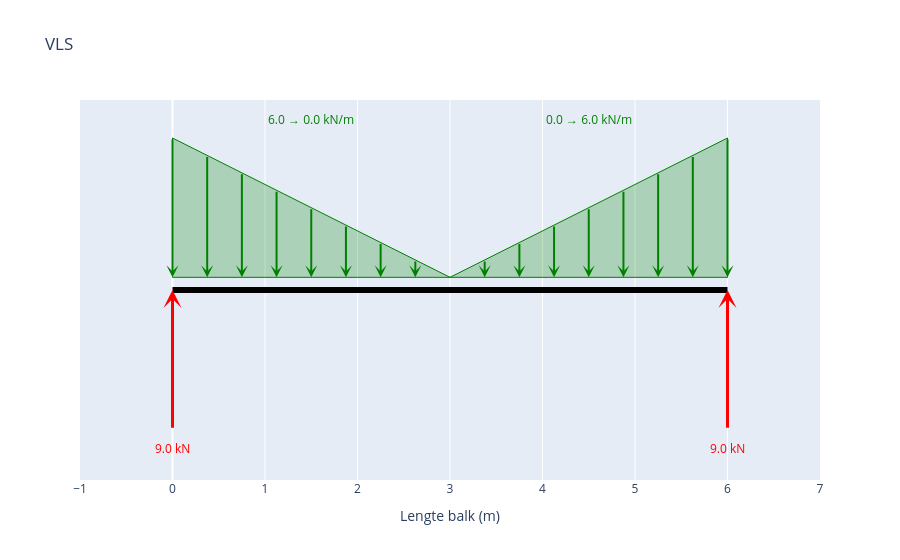

Notebook code cell kept with this figure:
### Markdown cell above
## Vrij-Lichaam-Schema

### Code cell
fig_vls = maak_vls_plotly()
fig_vls.show()

### Figure 1 — Plotly figure (JSON) as saved in the notebook; plotly's stock layout.template omitted (floating-point values rounded to 4 significant figures)
{"data": [{"hoverinfo": "skip", "line": {"color": "black", "width": 6}, "mode": "lines", "type": "scatter", "x": [0, 6], "y": [0, 0]}], "layout": {"annotations": [{"arrowcolor": "green", "arrowhead": 3, "arrowsize": 1, "arrowwidth": 2, "ax": 0, "axref": "x", "ay": 1.2, "ayref": "y", "showarrow": true, "text": "", "x": 0, "xref": "x", "y": 0.1, "yref": "y"}, {"arrowcolor": "green", "arrowhead": 3, "arrowsize": 1, "arrowwidth": 2, "ax": 0.375, "axref": "x", "ay": 1.062, "ayref": "y", "showarrow": true, "text": "", "x": 0.375, "xref": "x", "y": 0.1, "yref": "y"}, {"arrowcolor": "green", "arrowhead": 3, "arrowsize": 1, "arrowwidth": 2, "ax": 0.75, "axref": "x", "ay": 0.925, "ayref": "y", "showarrow": true, "text": "", "x": 0.75, "xref": "x", "y": 0.1, "yref": "y"}, {"arrowcolor": "green", "arrowhead": 3, "arrowsize": 1, "arrowwidth": 2, "ax": 1.125, "axref": "x", "ay": 0.7875, "ayref": "y", "showarrow": true, "text": "", "x": 1.125, "xref": "x", "y": 0.1, "yref": "y"}, {"arrowcolor": "green", "arrowhead": 3, "arrowsize": 1, "arrowwidth": 2, "ax": 1.5, "axref": "x", "ay": 0.65, "ayref": "y", "showarrow": true, "text": "", "x": 1.5, "xref": "x", "y": 0.1, "yref": "y"}, {"arrowcolor": "green", "arrowhead": 3, "arrowsize": 1, "arrowwidth": 2, "ax": 1.875, "axref": "x", "ay": 0.5125, "ayref": "y", "showarrow": true, "text": "", "x": 1.875, "xref": "x", "y": 0.1, "yref": "y"}, {"arrowcolor": "green", "arrowhead": 3, "arrowsize": 1, "arrowwidth": 2, "ax": 2.25, "axref": "x", "ay": 0.375, "ayref": "y", "showarrow": true, "text": "", "x": 2.25, "xref": "x", "y": 0.1, "yref": "y"}, {"arrowcolor": "green", "arrowhead": 3, "arrowsize": 1, "arrowwidth": 2, "ax": 2.625, "axref": "x", "ay": 0.2375, "ayref": "y", "showarrow": true, "text": "", "x": 2.625, "xref": "x", "y": 0.1, "yref": "y"}, {"font": {"color": "green"}, "showarrow": false, "text": "6.0 → 0.0 kN/m", "x": 1.5, "y": 1.35}, {"arrowcolor": "green", "arrowhead": 3, "arrowsize": 1, "arrowwidth": 2, "ax": 3.375, "axref": "x", "ay": 0.2375, "ayref": "y", "showarrow": true, "text": "", "x": 3.375, "xref": "x", "y": 0.1, "yref": "y"}, {"arrowcolor": "green", "arrowhead": 3, "arrowsize": 1, "arrowwidth": 2, "ax": 3.75, "axref": "x", "ay": 0.375, "ayref": "y", "showarrow": true, "text": "", "x": 3.75, "xref": "x", "y": 0.1, "yref": "y"}, {"arrowcolor": "green", "arrowhead": 3, "arrowsize": 1, "arrowwidth": 2, "ax": 4.125, "axref": "x", "ay": 0.5125, "ayref": "y", "showarrow": true, "text": "", "x": 4.125, "xref": "x", "y": 0.1, "yref": "y"}, {"arrowcolor": "green", "arrowhead": 3, "arrowsize": 1, "arrowwidth": 2, "ax": 4.5, "axref": "x", "ay": 0.65, "ayref": "y", "showarrow": true, "text": "", "x": 4.5, "xref": "x", "y": 0.1, "yref": "y"}, {"arrowcolor": "green", "arrowhead": 3, "arrowsize": 1, "arrowwidth": 2, "ax": 4.875, "axref": "x", "ay": 0.7875, "ayref": "y", "showarrow": true, "text": "", "x": 4.875, "xref": "x", "y": 0.1, "yref": "y"}, {"arrowcolor": "green", "arrowhead": 3, "arrowsize": 1, "arrowwidth": 2, "ax": 5.25, "axref": "x", "ay": 0.925, "ayref": "y", "showarrow": true, "text": "", "x": 5.25, "xref": "x", "y": 0.1, "yref": "y"}, {"arrowcolor": "green", "arrowhead": 3, "arrowsize": 1, "arrowwidth": 2, "ax": 5.625, "axref": "x", "ay": 1.062, "ayref": "y", "showarrow": true, "text": "", "x": 5.625, "xref": "x", "y": 0.1, "yref": "y"}, {"arrowcolor": "green", "arrowhead": 3, "arrowsize": 1, "arrowwidth": 2, "ax": 6, "axref": "x", "ay": 1.2, "ayref": "y", "showarrow": true, "text": "", "x": 6, "xref": "x", "y": 0.1, "yref": "y"}, {"font": {"color": "green"}, "showarrow": false, "text": "0.0 → 6.0 kN/m", "x": 4.5, "y": 1.35}, {"arrowcolor": "red", "arrowhead": 3, "arrowsize": 1, "arrowwidth": 3, "ax": 0, "axref": "x", "ay": -1.1, "ayref": "y", "showarrow": true, "text": "", "x": 0, "xref": "x", "y": 0, "yref": "y"}, {"font": {"color": "red"}, "showarrow": false, "text": "9.0 kN", "x": 0, "y": -1.25}, {"arrowcolor": "red", "arrowhead": 3, "arrowsize": 1, "arrowwidth": 3, "ax": 6, "axref": "x", "ay": -1.1, "ayref": "y", "showarrow": true, "text": "", "x": 6, "xref": "x", "y": 0, "yref": "y"}, {"font": {"color": "red"}, "showarrow": false, "text": "9.0 kN", "x": 6, "y": -1.25}], "autosize": true, "shapes": [{"fillcolor": "rgba(0,128,0,0.25)", "line": {"color": "green", "width": 1}, "path": "M 0.0,0.1 L 0.0,1.2000000000000002 L 3.0,0.1 L 3.0,0.1 Z", "type": "path"}, {"fillcolor": "rgba(0,128,0,0.25)", "line": {"color": "green", "width": 1}, "path": "M 3.0,0.1 L 3.0,0.1 L 6.0,1.2000000000000002 L 6.0,0.1 Z", "type": "path"}], "showlegend": false, "title": {"text": "VLS"}, "xaxis": {"autorange": false, "dtick": 1, "range": [-1, 7], "title": {"text": "Lengte balk (m)"}, "type": "linear"}, "yaxis": {"autorange": false, "range": [-1.5, 1.5], "showgrid": false, "showticklabels": false, "title": {}, "type": "linear", "zeroline": false}}}
